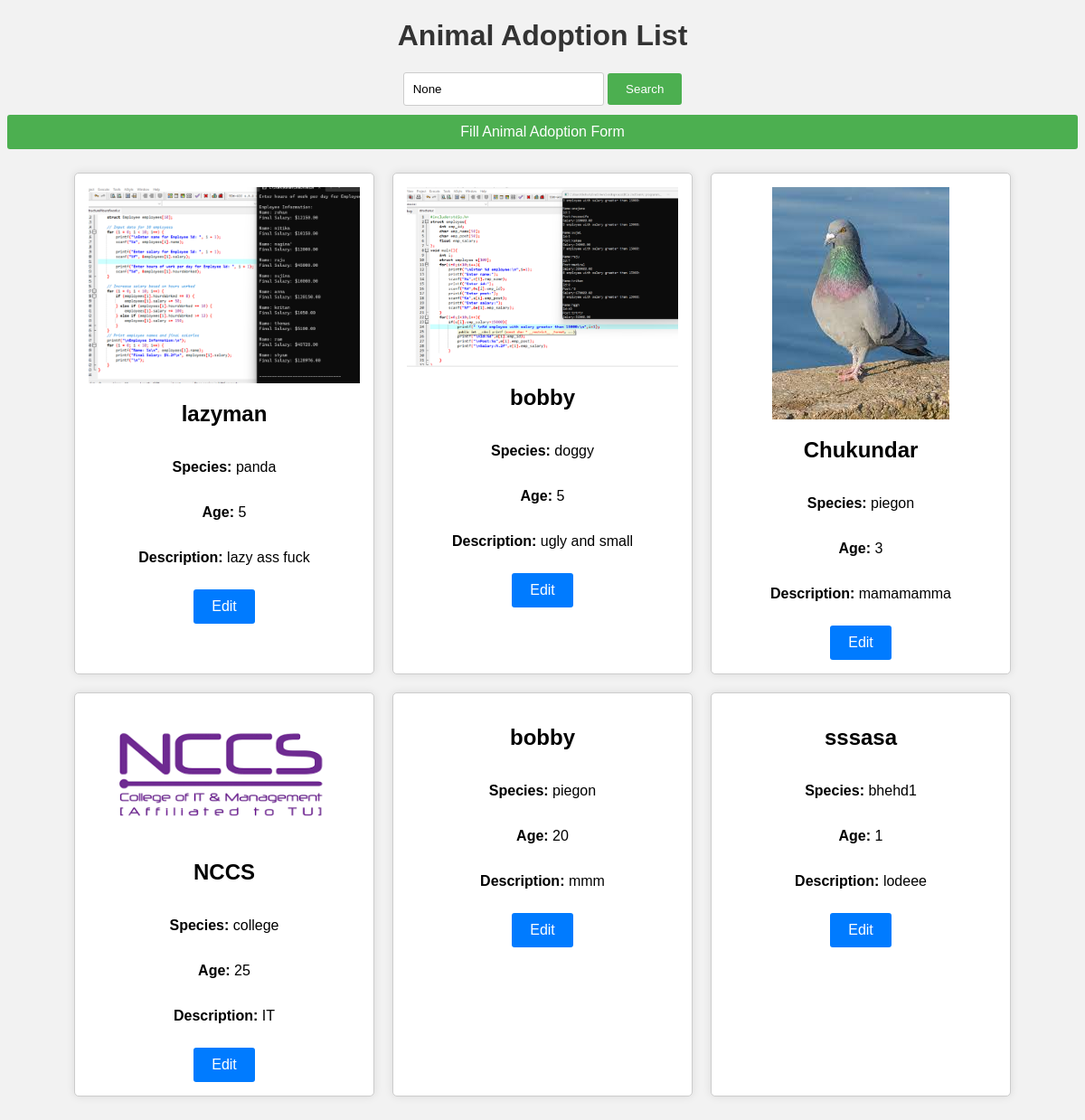
The page / on the database its author committed.
### adoption/models.py (models this page shows, shortened)
class Animal(models.Model):
    name = models.CharField(max_length=100)
    species = models.CharField(max_length=100)
    age = models.IntegerField()
    description = models.TextField()
    image = models.ImageField(upload_to='animal_images/', blank=True, null=True)  # Add this field
    class Meta:
        app_label = 'adoption'  # Specify the app_label for the model

### adoption/views.py (the view)
# urls.py: path('', views.animal_list, name='animal_list'),  # Set this as the default page
def animal_list(request):
    query = request.GET.get('q')
    if query:
        animals = Animal.objects.filter(Q(name__icontains=query) | Q(species__icontains=query))
    else:
        animals = Animal.objects.all()
    return render(request, 'adoption/adoption_list.html', {'animals': animals, 'query': query})

### adoption/templates/adoption/adoption_list.html (shortened to what this page needs)
<!DOCTYPE html>
<html>
<head>
</head>
<body>
    <h1>Animal Adoption List</h1>
    <form method="get" action="{% url 'animal_list' %}">
        <input type="text" name="q" placeholder="Search by name or species" value="{{ query }}">
        <input type="submit" value="Search">
    </form>
    <a href="{% url 'adoption_form' %}">Fill Animal Adoption Form</a>
    <ul>
        {% for animal in animals %}
            <li>
                <div class="animal-info">
                    {% if animal.image %}
                    <img src="{{ animal.image.url }}" alt="{{ animal.name }} Image">
                    {% endif %}
                    <h2>{{ animal.name }}</h2>
                    <p><strong>Species:</strong> {{ animal.species }}</p>
                    <p><strong>Age:</strong> {{ animal.age }}</p>
                    <p><strong>Description:</strong> {{ animal.description }}</p>
                    <a class="edit-button" href="{% url 'animal_edit' animal.id %}">Edit</a>
                </div>
            </li>
        {% endfor %}
    </ul>
</body>
</html>

### adoption/templates/adoption/adoption_list.html (style rules this page uses)
body { font-family: Arial, sans-serif; background-color: #f2f2f2; text-align: center; }
h1 { color: #333; }
ul { list-style: none; display: flex; flex-wrap: wrap; justify-content: center; padding: 0; }
li { background-color: #fff; border: 1px solid #ccc; border-radius: 5px; box-shadow: 0 0 10px rgba(0, 0, 0, 0.1); margin: 10px; padding: 15px; width: 300px; text-align: left; overflow: hidden; position: relative; transition: box-shadow 0.3s ease; }
.animal-info { display: flex; flex-direction: column; align-items: center; }
.animal-info img { max-width: 100%; height: auto; transition: transform 0.3s ease; }
a { display: block; text-decoration: none; background-color: #4CAF50; color: #fff; border: none; border-radius: 3px; padding: 10px 20px; }
form { margin: 10px 0; }
input[type="text"] { width: 200px; padding: 10px; border: 1px solid #ccc; border-radius: 3px; }
input[type="submit"] { background-color: #4CAF50; color: #fff; border: none; border-radius: 3px; padding: 10px 20px; cursor: pointer; transition: background-color 0.3s ease; }
.edit-button { background-color: #007bff; color: #fff; border: none; border-radius: 3px; padding: 10px 20px; text-decoration: none; margin-top: 10px; display: inline-block; }

### rows shown on the page
Animal: image (picture), name "lazyman", species "panda", age "5", description "lazy ass fuck"
Animal: image (picture), name "bobby", species "doggy", age "5", description "ugly and small"
Animal: image (picture), name "Chukundar", species "piegon", age "3", description "mamamamma"
Animal: image (picture), name "NCCS", species "college", age "25", description "IT"
Animal: name "bobby", species "piegon", age "20", description "mmm"
Animal: name "sssasa", species "bhehd1", age "1", description "lodeee"
